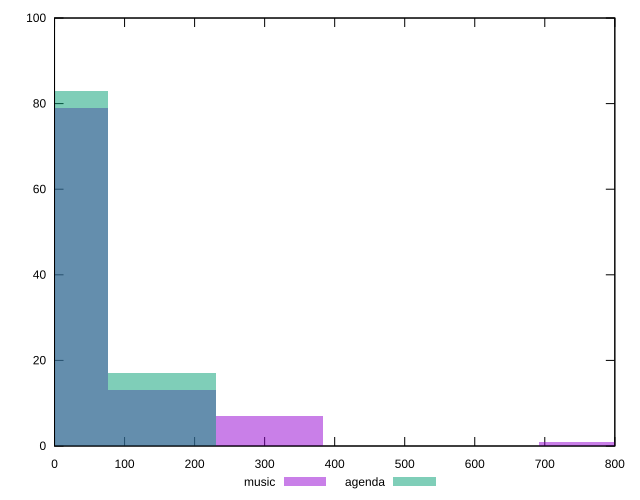

Write gnuplot code to recreate this figure.
reset

$music <<EOF
153.57812612778068 13
0 79
307.15625225556136 7
767.8906306389034 1
EOF

$agenda <<EOF
153.57812612778068 17
0 83
EOF

set key outside below
set boxwidth 153.57812612778068
set xrange [0:800]
set yrange [0:100]
set trange [0:100]
set style fill transparent solid 0.5 noborder
set terminal svg size 640, 500 enhanced background rgb 'white'
set output "reports/report_00027_2021-02-24T12-40-31.850Z/unminified-javascript/comparison/histogram/0_vs_1.svg"

plot $music title "music" with boxes, \
     $agenda title "agenda" with boxes

reset
